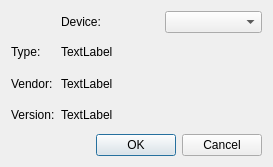
<?xml version="1.0" encoding="UTF-8"?>
<ui version="4.0">
 <class>view::SelectOpenCLDeviceDialog</class>
 <widget class="QDialog" name="view::SelectOpenCLDeviceDialog">
  <property name="geometry">
   <rect>
    <x>0</x>
    <y>0</y>
    <width>273</width>
    <height>167</height>
   </rect>
  </property>
  <property name="windowTitle">
   <string>Select OpenCL Device</string>
  </property>
  <layout class="QGridLayout" name="gridLayout">
   <item row="0" column="1">
    <layout class="QHBoxLayout" name="horizontalLayout">
     <item>
      <widget class="QLabel" name="label">
       <property name="text">
        <string>Device:</string>
       </property>
      </widget>
     </item>
     <item>
      <widget class="QComboBox" name="deviceComboBox"/>
     </item>
    </layout>
   </item>
   <item row="1" column="0">
    <widget class="QLabel" name="label_2">
     <property name="text">
      <string>Type:</string>
     </property>
    </widget>
   </item>
   <item row="1" column="1">
    <widget class="QLabel" name="typeLabel">
     <property name="text">
      <string>TextLabel</string>
     </property>
    </widget>
   </item>
   <item row="2" column="0">
    <widget class="QLabel" name="label_3">
     <property name="text">
      <string>Vendor:</string>
     </property>
    </widget>
   </item>
   <item row="2" column="1">
    <widget class="QLabel" name="vendorLabel">
     <property name="text">
      <string>TextLabel</string>
     </property>
    </widget>
   </item>
   <item row="3" column="0">
    <widget class="QLabel" name="label_4">
     <property name="text">
      <string>Version:</string>
     </property>
    </widget>
   </item>
   <item row="3" column="1">
    <widget class="QLabel" name="versionLabel">
     <property name="text">
      <string>TextLabel</string>
     </property>
    </widget>
   </item>
   <item row="4" column="1">
    <widget class="QDialogButtonBox" name="buttonBox">
     <property name="orientation">
      <enum>Qt::Orientation::Horizontal</enum>
     </property>
     <property name="standardButtons">
      <set>QDialogButtonBox::StandardButton::Cancel|QDialogButtonBox::StandardButton::Ok</set>
     </property>
    </widget>
   </item>
  </layout>
 </widget>
 <resources/>
 <connections>
  <connection>
   <sender>buttonBox</sender>
   <signal>accepted()</signal>
   <receiver>view::SelectOpenCLDeviceDialog</receiver>
   <slot>accept()</slot>
   <hints>
    <hint type="sourcelabel">
     <x>248</x>
     <y>254</y>
    </hint>
    <hint type="destinationlabel">
     <x>157</x>
     <y>274</y>
    </hint>
   </hints>
  </connection>
  <connection>
   <sender>buttonBox</sender>
   <signal>rejected()</signal>
   <receiver>view::SelectOpenCLDeviceDialog</receiver>
   <slot>reject()</slot>
   <hints>
    <hint type="sourcelabel">
     <x>316</x>
     <y>260</y>
    </hint>
    <hint type="destinationlabel">
     <x>286</x>
     <y>274</y>
    </hint>
   </hints>
  </connection>
 </connections>
</ui>
